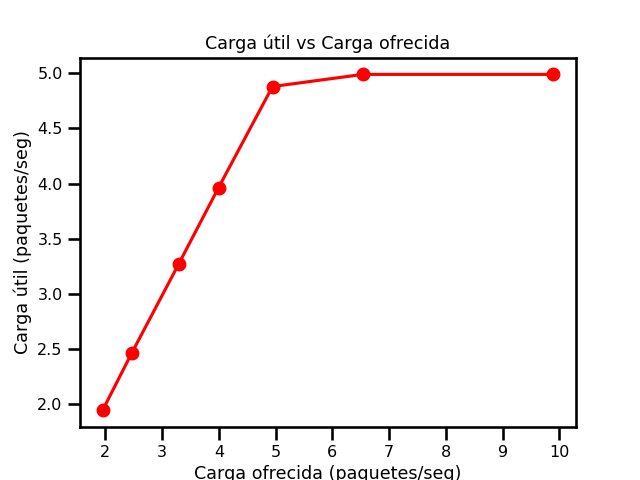

Reproduce this figure in Python.
import matplotlib.pyplot as plt
import seaborn as sns

# intervalos de generacion = {0.1, 0.15, 0.2, 0.25, 0.3, 0.4, 0.5}

# Puntos cargados a mano
# Ejemplo de carga ofrecida con generation interval = 0.1
# tiempo de simulacion = 200 ---> paquetes recibidos = 1979
#                          1 ---> x = 1979/200 = 9.895

carga_ofrecida = [9.895, 6.535, 4.945, 3.995, 3.295, 2.465, 1.95]
carga_util = [4.99, 4.99, 4.88, 3.965, 3.275, 2.465, 1.945]

sns.set_context(context='talk', font_scale=0.7)

plt.plot(carga_ofrecida, carga_util, 'ro-')
plt.xlabel('Carga ofrecida (paquetes/seg)')
plt.ylabel('Carga útil (paquetes/seg)')
plt.title('Carga útil vs Carga ofrecida')
plt.show()
plt.savefig('carga.png')